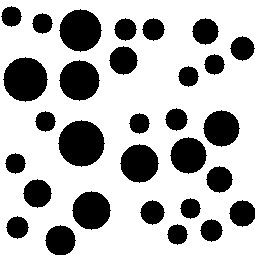
#> input picture ImagemDemo.png, 255 x 255 px
$ python usar_rna.py
#> lines starting #> are read from the running program, lines starting #| are printed output that depends on the picture; after the words box and inside, x2 and y2 are one past the last pixel; in counts of white or black regions, pixels touching at a corner belong together
### gapy/utilities.py
"""
Utility functions
=================

This Python module contains some utility functions for data manipulation and
transformation.

The code is based on the MATLAB implementation developed by Roberto T. Raittz.
It has been adapted to Python by Diogo de J. S. Machado.

Functions
---------
The module includes the following functions:

- `mat2vec`: Convert a matrix to a 1D array by flattening it row-wise.
- `vec2mat`: Create a matrix from a 1D array, arranging its elements row-wise.
- `bytes2bits`: Convert a list of numbers or a single number to a bit array.
- `bits2bytes`: Convert a bit array to bytes.

Authorship
----------
Original implementention author: Roberto T. Raittz

Python version author: Diogo de J. S. Machado

Date
----
April 6th, 2024

"""

import numpy as np

# [69 lines left out: functions mat2vec, vec2mat, bytes2bits, not called in this run]

def bits2bytes(xbits, dtype='uint8'):
    """
    Convert a bit array to bytes.

    Parameters
    ----------
    - xbits (numpy.ndarray): Input bit array.
    - dtype (str, optional): Data type of the output bytes. Default is 'uint8'.

    Returns
    -------
    - numpy.ndarray: Byte array containing the byte representation of the
      input bit array.
    """
    # Pack the bits into bytes
    bytes_array = np.packbits(xbits, bitorder='little')

    # Convert the bytes array to the specified data type
    bytes_array = bytes_array.astype(np.uint8).view(dtype=dtype)

    return bytes_array

### usar_rna.py
import numpy as np
import cv2
import sys
import os

# Configuração de Importação
sys.path.append(os.path.abspath("Python"))
try:
    from gapy.utilities import bits2bytes
except ImportError:
    print("ERRO: Verifique a pasta 'Python/gapy'.")
    sys.exit(1)

# --- 1. ESTRUTURA DA RNA (Idêntica ao Treino) ---
class MaskRNA:
    def __init__(self):
        # 4 entradas: GradX, GradY, Dist, Raio
        self.input_size = 4
        self.hidden_size = 6
        self.output_size = 3
        self.w1_shape = (self.input_size + 1, self.hidden_size)
        self.w2_shape = (self.hidden_size + 1, self.output_size)

    def decode_weights(self, bits):
        bytes_data = bits2bytes(bits, dtype='int8')
        # Divisão por 10.0 (Mesma força do treino)
        weights_normalized = bytes_data.astype(np.float32) / 10.0

        split_idx = self.w1_shape[0] * self.w1_shape[1]
        W1 = weights_normalized[:split_idx].reshape(self.w1_shape)
        W2 = weights_normalized[split_idx:].reshape(self.w2_shape)
        return W1, W2

    def forward(self, state, sensors, W1, W2):
        r = state[2]
        gx, gy, dist = sensors
        inputs = np.array([gx, gy, np.tanh(dist / 40.0), r])
        x_in = np.append(inputs, 1.0)
        h = np.tanh(np.dot(x_in, W1))
        h_in = np.append(h, 1.0)
        output = np.tanh(np.dot(h_in, W2))
        return output

# --- 2. SENSORES E AUXILIARES ---
def get_sensors(px, py, dist_map):
    h, w = dist_map.shape
    px = int(np.clip(px, 2, w-3))
    py = int(np.clip(py, 2, h-3))
    gx = (dist_map[py, px+2] - dist_map[py, px-2]) / 2.0
    gy = (dist_map[py+2, px] - dist_map[py-2, px]) / 2.0
    dist = dist_map[py, px]
    return gx, gy, dist

def calculate_contrast(cx, cy, r, img):
    h, w = img.shape
    if cx < 0 or cx >= w or cy < 0 or cy >= h: return -200.0
    if r < 4: return -200.0
    try:
        mask_in = np.zeros((h, w), dtype=np.uint8)
        cv2.circle(mask_in, (cx, cy), int(r * 0.7), 255, -1)
        mean_in = cv2.mean(img, mask=mask_in)[0]

        mask_out = np.zeros((h, w), dtype=np.uint8)
        cv2.circle(mask_out, (cx, cy), int(r + 3), 255, -1)
        cv2.circle(mask_out, (cx, cy), int(r), 0, -1)
        mean_out = cv2.mean(img, mask=mask_out)[0]
        return mean_out - mean_in
    except: return -200.0

def magnetize_circle(cx, cy, r, img):
    """Refinamento final (Hill Climbing)"""
    best_score = calculate_contrast(cx, cy, r, img)
    best_c = (cx, cy, r)
    for _ in range(20):
        improved = False
        moves = [(0,0,1), (0,0,-1), (1,0,0), (-1,0,0), (0,1,0), (0,-1,0)]
        for dx, dy, dr in moves:
            nx, ny, nr = best_c[0]+dx, best_c[1]+dy, best_c[2]+dr
            if nr < 3: continue
            new_score = calculate_contrast(nx, ny, nr, img)
            if new_score > best_score:
                best_score = new_score
                best_c = (nx, ny, nr)
                improved = True
                break
        if not improved: break
    return best_c, best_score

def remove_overlaps(candidates):
    """Limpeza rigorosa de duplicatas"""
    candidates.sort(key=lambda x: x[3], reverse=True) # Ordena por score
    unique = []
    for c in candidates:
        cx, cy, cr, cscore = c
        is_parasite = False
        for ux, uy, ur, uscore in unique:
            dist = np.sqrt((cx-ux)**2 + (cy-uy)**2)
            # Se está dentro ou sobrepõe muito (mesma lógica do treino)
            if dist + cr <= ur + 2 or dist < max(cr, ur):
                is_parasite = True
                break
        if not is_parasite:
            unique.append(c)
    return unique

# --- 3. EXECUÇÃO PRINCIPAL ---
def aplicar_modelo(imagem_arquivo, modelo_arquivo="melhor_rna.npy"):
#> called with imagem_arquivo = 'ImagemDemo.png', modelo_arquivo = 'melhor_rna.npy'
    if not os.path.exists(modelo_arquivo):
        print("ERRO: 'melhor_rna.npy' não encontrado.")
        return

    if not os.path.exists(imagem_arquivo):
        print(f"ERRO: Imagem '{imagem_arquivo}' não encontrada.")
        return

    # A. Carrega Imagem e Prepara Mapas
    img = cv2.imread(imagem_arquivo, cv2.IMREAD_GRAYSCALE)
#> img: shape (255, 255); 70.4% white; 30 black regions, largest, box (x1, y1, x2, y2) and area: (58, 120, 105, 167) 1653, (3, 57, 48, 102) 1517, (59, 9, 102, 52) 1373
    if img is None: return
    H, W = img.shape
#> H = 255; W = 255
    print(f"Analisando imagem existente '{imagem_arquivo}' ({W}x{H})...")
#> (printed output is left out)

    _, binary = cv2.threshold(img, 127, 255, cv2.THRESH_BINARY)
    dist_map = cv2.distanceTransform(binary, cv2.DIST_L2, 5)
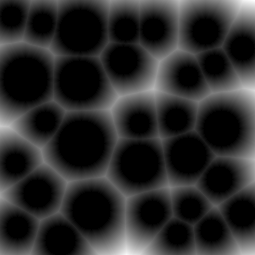
#> dist_map: shape (255, 255) float32; min 0, max 38.36, mean 6.5; drawn with min black and max white

    # B. Carrega Cérebro
    bits = np.load(modelo_arquivo)
#> (reads melhor_rna.npy from the repository)
    rna = MaskRNA()
    W1, W2 = rna.decode_weights(bits)

    # C. Gera Grade de Agentes (Varredura Completa)
    grid_size = 20
    grid_x, grid_y = np.meshgrid(np.linspace(0.05, 0.95, grid_size), np.linspace(0.05, 0.95, grid_size))
    agents = np.column_stack((grid_x.ravel(), grid_y.ravel()))
    radii = np.random.rand(len(agents), 1) * 0.1 + 0.05
    agents = np.hstack((agents, radii))

    candidates = []

    # D. Loop da IA
    print(f"Lançando {len(agents)} agentes...")
    for state in agents:
        curr = state.copy()

        # Caminhada
        for _ in range(50):
            px = int(np.clip(curr[0]*(W-1), 0, W-1))
            py = int(np.clip(curr[1]*(H-1), 0, H-1))

            sensors = get_sensors(px, py, dist_map)
            adjust = rna.forward(curr, sensors, W1, W2)

            if sensors[2] < 3.0: adjust[0]=0; adjust[1]=0

            curr += adjust * [0.08, 0.08, 0.05]
            curr = np.clip(curr, [0,0,0.02], [1,1,0.25])

        # E. Refinamento
        x, y = int(curr[0]*(W-1)), int(curr[1]*(H-1))
        r = int(curr[2]*W)

        dist = dist_map[min(y, H-1), min(x, W-1)]
        if dist < 5.0:
            final_c, final_score = magnetize_circle(x, y, r, img)
            if final_score > 100:
                candidates.append((*final_c, final_score))
#> this loop made 400 passes
#> (dist, r) on pass 1: (0, 0.0269)

    # F. Limpeza e Resultado
    unique_balls = remove_overlaps(candidates)
#> the loop in remove_overlaps, `for c in candidates:` made 282 passes
#> c on passes 1 to 3: (82, 32, 25, 255), (123, 59, 15, 255), (220, 129, 20, 255)

    # Gera imagem de saída
    res_img = cv2.cvtColor(img, cv2.COLOR_GRAY2BGR)
#> res_img is the input picture: shape (255, 255, 3); 70.4% white; 30 black regions, largest, box (x1, y1, x2, y2) and area: (58, 120, 105, 167) 1653, (3, 57, 48, 102) 1517, (59, 9, 102, 52) 1373
    print(f"Bolas Detectadas: {len(unique_balls)}")
#| Bolas Detectadas: 30

    for (x, y, r, score) in unique_balls:
        cv2.circle(res_img, (x, y), r, (0, 255, 0), 2)
        cv2.circle(res_img, (x, y), 2, (0, 0, 255), -1)
#> this loop made 30 passes
#> (x, y, r, score) on passes 1 to 12: (82, 32, 25, 255), (123, 59, 15, 255), (220, 129, 20, 255), (137, 165, 23, 255), (189, 157, 21, 255), (219, 181, 15, 255), (36, 193, 18, 255), (125, 30, 13, 255), (153, 31, 14, 255), (205, 33, 17, 255), (42, 24, 14, 255), (242, 46, 14, 255)
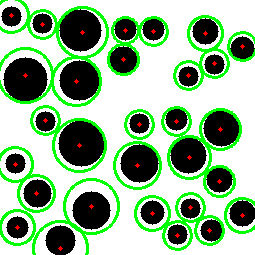
#> res_img: shape (255, 255, 3); 15.03% of pixels changed, all inside (x1, y1, x2, y2) = (0, 0, 255, 255)

    output_file = "resultado_usar_rna.png"
    cv2.imwrite(output_file, res_img)
    print(f"Resultado salvo em '{output_file}'")

if __name__ == "__main__":
    aplicar_modelo("ImagemDemo.png")
